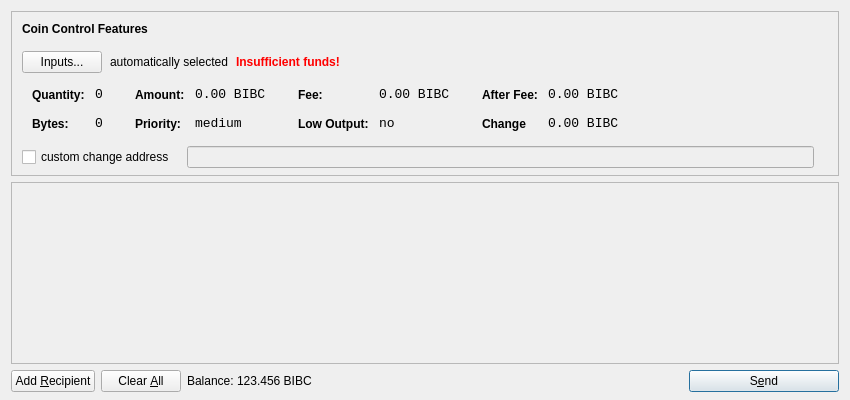
<?xml version="1.0" encoding="UTF-8"?>
<ui version="4.0">
 <class>SendCoinsDialog</class>
 <widget class="QDialog" name="SendCoinsDialog">
  <property name="geometry">
   <rect>
    <x>0</x>
    <y>0</y>
    <width>850</width>
    <height>400</height>
   </rect>
  </property>
  <property name="windowTitle">
   <string>Send Coins</string>
  </property>
  <layout class="QVBoxLayout" name="verticalLayout" stretch="0,1,0">
   <property name="bottomMargin">
    <number>8</number>
   </property>
   <item>
    <widget class="QFrame" name="frameCoinControl">
     <property name="sizePolicy">
      <sizepolicy hsizetype="Expanding" vsizetype="Expanding">
       <horstretch>0</horstretch>
       <verstretch>0</verstretch>
      </sizepolicy>
     </property>
     <property name="maximumSize">
      <size>
       <width>16777215</width>
       <height>16777215</height>
      </size>
     </property>
     <property name="frameShape">
      <enum>QFrame::StyledPanel</enum>
     </property>
     <property name="frameShadow">
      <enum>QFrame::Sunken</enum>
     </property>
     <layout class="QVBoxLayout" name="verticalLayoutCoinControl2">
      <property name="spacing">
       <number>-1</number>
      </property>
      <property name="leftMargin">
       <number>0</number>
      </property>
      <property name="topMargin">
       <number>0</number>
      </property>
      <property name="rightMargin">
       <number>0</number>
      </property>
      <property name="bottomMargin">
       <number>6</number>
      </property>
      <item>
       <layout class="QVBoxLayout" name="verticalLayoutCoinControl" stretch="0,0,0,0,1">
        <property name="spacing">
         <number>0</number>
        </property>
        <property name="leftMargin">
         <number>10</number>
        </property>
        <property name="topMargin">
         <number>10</number>
        </property>
        <item>
         <layout class="QHBoxLayout" name="horizontalLayoutCoinControl1">
          <property name="bottomMargin">
           <number>15</number>
          </property>
          <item>
           <widget class="QLabel" name="labelCoinControlFeatures">
            <property name="sizePolicy">
             <sizepolicy hsizetype="Preferred" vsizetype="Maximum">
              <horstretch>0</horstretch>
              <verstretch>0</verstretch>
             </sizepolicy>
            </property>
            <property name="font">
             <font>
              <weight>75</weight>
              <bold>true</bold>
             </font>
            </property>
            <property name="styleSheet">
             <string notr="true">font-weight:bold;</string>
            </property>
            <property name="text">
             <string>Coin Control Features</string>
            </property>
           </widget>
          </item>
         </layout>
        </item>
        <item>
         <layout class="QHBoxLayout" name="horizontalLayoutCoinControl2" stretch="0,0,0,0">
          <property name="spacing">
           <number>8</number>
          </property>
          <property name="bottomMargin">
           <number>10</number>
          </property>
          <item>
           <widget class="QPushButton" name="pushButtonCoinControl">
            <property name="styleSheet">
             <string notr="true"/>
            </property>
            <property name="text">
             <string>Inputs...</string>
            </property>
           </widget>
          </item>
          <item>
           <widget class="QLabel" name="labelCoinControlAutomaticallySelected">
            <property name="text">
             <string>automatically selected</string>
            </property>
            <property name="margin">
             <number>5</number>
            </property>
           </widget>
          </item>
          <item>
           <widget class="QLabel" name="labelCoinControlInsuffFunds">
            <property name="font">
             <font>
              <weight>75</weight>
              <bold>true</bold>
             </font>
            </property>
            <property name="styleSheet">
             <string notr="true">color:red;font-weight:bold;</string>
            </property>
            <property name="text">
             <string>Insufficient funds!</string>
            </property>
            <property name="margin">
             <number>5</number>
            </property>
           </widget>
          </item>
          <item>
           <spacer name="horizontalSpacerCoinControl">
            <property name="orientation">
             <enum>Qt::Horizontal</enum>
            </property>
            <property name="sizeHint" stdset="0">
             <size>
              <width>40</width>
              <height>1</height>
             </size>
            </property>
           </spacer>
          </item>
         </layout>
        </item>
        <item>
         <widget class="QWidget" name="widgetCoinControl" native="true">
          <property name="sizePolicy">
           <sizepolicy hsizetype="Preferred" vsizetype="Preferred">
            <horstretch>0</horstretch>
            <verstretch>0</verstretch>
           </sizepolicy>
          </property>
          <property name="minimumSize">
           <size>
            <width>0</width>
            <height>0</height>
           </size>
          </property>
          <property name="styleSheet">
           <string notr="true"/>
          </property>
          <layout class="QHBoxLayout" name="horizontalLayoutCoinControl5">
           <property name="margin">
            <number>0</number>
           </property>
           <item>
            <layout class="QHBoxLayout" name="horizontalLayoutCoinControl3" stretch="0,0,0,1">
             <property name="spacing">
              <number>20</number>
             </property>
             <property name="topMargin">
              <number>0</number>
             </property>
             <property name="bottomMargin">
              <number>10</number>
             </property>
             <item>
              <layout class="QFormLayout" name="formLayoutCoinControl1">
               <property name="horizontalSpacing">
                <number>10</number>
               </property>
               <property name="verticalSpacing">
                <number>14</number>
               </property>
               <property name="leftMargin">
                <number>10</number>
               </property>
               <property name="topMargin">
                <number>4</number>
               </property>
               <property name="rightMargin">
                <number>6</number>
               </property>
               <item row="0" column="0">
                <widget class="QLabel" name="labelCoinControlQuantityText">
                 <property name="styleSheet">
                  <string notr="true">font-weight:bold;</string>
                 </property>
                 <property name="text">
                  <string>Quantity:</string>
                 </property>
                 <property name="margin">
                  <number>0</number>
                 </property>
                </widget>
               </item>
               <item row="0" column="1">
                <widget class="QLabel" name="labelCoinControlQuantity">
                 <property name="font">
                  <font>
                   <family>Monospace</family>
                   <pointsize>10</pointsize>
                  </font>
                 </property>
                 <property name="cursor">
                  <cursorShape>IBeamCursor</cursorShape>
                 </property>
                 <property name="contextMenuPolicy">
                  <enum>Qt::ActionsContextMenu</enum>
                 </property>
                 <property name="text">
                  <string>0</string>
                 </property>
                 <property name="margin">
                  <number>0</number>
                 </property>
                 <property name="textInteractionFlags">
                  <set>Qt::LinksAccessibleByMouse|Qt::TextSelectableByKeyboard|Qt::TextSelectableByMouse</set>
                 </property>
                </widget>
               </item>
               <item row="1" column="0">
                <widget class="QLabel" name="labelCoinControlBytesText">
                 <property name="styleSheet">
                  <string notr="true">font-weight:bold;</string>
                 </property>
                 <property name="text">
                  <string>Bytes:</string>
                 </property>
                </widget>
               </item>
               <item row="1" column="1">
                <widget class="QLabel" name="labelCoinControlBytes">
                 <property name="font">
                  <font>
                   <family>Monospace</family>
                   <pointsize>10</pointsize>
                  </font>
                 </property>
                 <property name="cursor">
                  <cursorShape>IBeamCursor</cursorShape>
                 </property>
                 <property name="contextMenuPolicy">
                  <enum>Qt::ActionsContextMenu</enum>
                 </property>
                 <property name="text">
                  <string>0</string>
                 </property>
                 <property name="textInteractionFlags">
                  <set>Qt::LinksAccessibleByMouse|Qt::TextSelectableByKeyboard|Qt::TextSelectableByMouse</set>
                 </property>
                </widget>
               </item>
              </layout>
             </item>
             <item>
              <layout class="QFormLayout" name="formLayoutCoinControl2">
               <property name="horizontalSpacing">
                <number>10</number>
               </property>
               <property name="verticalSpacing">
                <number>14</number>
               </property>
               <property name="leftMargin">
                <number>6</number>
               </property>
               <property name="topMargin">
                <number>4</number>
               </property>
               <property name="rightMargin">
                <number>6</number>
               </property>
               <item row="0" column="0">
                <widget class="QLabel" name="labelCoinControlAmountText">
                 <property name="styleSheet">
                  <string notr="true">font-weight:bold;</string>
                 </property>
                 <property name="text">
                  <string>Amount:</string>
                 </property>
                 <property name="margin">
                  <number>0</number>
                 </property>
                </widget>
               </item>
               <item row="0" column="1">
                <widget class="QLabel" name="labelCoinControlAmount">
                 <property name="font">
                  <font>
                   <family>Monospace</family>
                   <pointsize>10</pointsize>
                  </font>
                 </property>
                 <property name="cursor">
                  <cursorShape>IBeamCursor</cursorShape>
                 </property>
                 <property name="contextMenuPolicy">
                  <enum>Qt::ActionsContextMenu</enum>
                 </property>
                 <property name="text">
                  <string>0.00 BIBC</string>
                 </property>
                 <property name="textInteractionFlags">
                  <set>Qt::LinksAccessibleByMouse|Qt::TextSelectableByKeyboard|Qt::TextSelectableByMouse</set>
                 </property>
                </widget>
               </item>
               <item row="1" column="0">
                <widget class="QLabel" name="labelCoinControlPriorityText">
                 <property name="styleSheet">
                  <string notr="true">font-weight:bold;</string>
                 </property>
                 <property name="text">
                  <string>Priority:</string>
                 </property>
                </widget>
               </item>
               <item row="1" column="1">
                <widget class="QLabel" name="labelCoinControlPriority">
                 <property name="font">
                  <font>
                   <family>Monospace</family>
                   <pointsize>10</pointsize>
                  </font>
                 </property>
                 <property name="cursor">
                  <cursorShape>IBeamCursor</cursorShape>
                 </property>
                 <property name="contextMenuPolicy">
                  <enum>Qt::ActionsContextMenu</enum>
                 </property>
                 <property name="text">
                  <string>medium</string>
                 </property>
                 <property name="textInteractionFlags">
                  <set>Qt::LinksAccessibleByMouse|Qt::TextSelectableByKeyboard|Qt::TextSelectableByMouse</set>
                 </property>
                </widget>
               </item>
              </layout>
             </item>
             <item>
              <layout class="QFormLayout" name="formLayoutCoinControl3">
               <property name="horizontalSpacing">
                <number>10</number>
               </property>
               <property name="verticalSpacing">
                <number>14</number>
               </property>
               <property name="leftMargin">
                <number>6</number>
               </property>
               <property name="topMargin">
                <number>4</number>
               </property>
               <property name="rightMargin">
                <number>6</number>
               </property>
               <item row="0" column="0">
                <widget class="QLabel" name="labelCoinControlFeeText">
                 <property name="styleSheet">
                  <string notr="true">font-weight:bold;</string>
                 </property>
                 <property name="text">
                  <string>Fee:</string>
                 </property>
                 <property name="margin">
                  <number>0</number>
                 </property>
                </widget>
               </item>
               <item row="0" column="1">
                <widget class="QLabel" name="labelCoinControlFee">
                 <property name="font">
                  <font>
                   <family>Monospace</family>
                   <pointsize>10</pointsize>
                  </font>
                 </property>
                 <property name="cursor">
                  <cursorShape>IBeamCursor</cursorShape>
                 </property>
                 <property name="contextMenuPolicy">
                  <enum>Qt::ActionsContextMenu</enum>
                 </property>
                 <property name="text">
                  <string>0.00 BIBC</string>
                 </property>
                 <property name="textInteractionFlags">
                  <set>Qt::LinksAccessibleByMouse|Qt::TextSelectableByKeyboard|Qt::TextSelectableByMouse</set>
                 </property>
                </widget>
               </item>
               <item row="1" column="0">
                <widget class="QLabel" name="labelCoinControlLowOutputText">
                 <property name="styleSheet">
                  <string notr="true">font-weight:bold;</string>
                 </property>
                 <property name="text">
                  <string>Low Output:</string>
                 </property>
                </widget>
               </item>
               <item row="1" column="1">
                <widget class="QLabel" name="labelCoinControlLowOutput">
                 <property name="font">
                  <font>
                   <family>Monospace</family>
                   <pointsize>10</pointsize>
                  </font>
                 </property>
                 <property name="cursor">
                  <cursorShape>IBeamCursor</cursorShape>
                 </property>
                 <property name="contextMenuPolicy">
                  <enum>Qt::ActionsContextMenu</enum>
                 </property>
                 <property name="text">
                  <string>no</string>
                 </property>
                 <property name="textInteractionFlags">
                  <set>Qt::LinksAccessibleByMouse|Qt::TextSelectableByKeyboard|Qt::TextSelectableByMouse</set>
                 </property>
                </widget>
               </item>
              </layout>
             </item>
             <item>
              <layout class="QFormLayout" name="formLayoutCoinControl4">
               <property name="horizontalSpacing">
                <number>10</number>
               </property>
               <property name="verticalSpacing">
                <number>14</number>
               </property>
               <property name="leftMargin">
                <number>6</number>
               </property>
               <property name="topMargin">
                <number>4</number>
               </property>
               <property name="rightMargin">
                <number>6</number>
               </property>
               <item row="0" column="0">
                <widget class="QLabel" name="labelCoinControlAfterFeeText">
                 <property name="styleSheet">
                  <string notr="true">font-weight:bold;</string>
                 </property>
                 <property name="text">
                  <string>After Fee:</string>
                 </property>
                 <property name="margin">
                  <number>0</number>
                 </property>
                </widget>
               </item>
               <item row="0" column="1">
                <widget class="QLabel" name="labelCoinControlAfterFee">
                 <property name="font">
                  <font>
                   <family>Monospace</family>
                   <pointsize>10</pointsize>
                  </font>
                 </property>
                 <property name="cursor">
                  <cursorShape>IBeamCursor</cursorShape>
                 </property>
                 <property name="contextMenuPolicy">
                  <enum>Qt::ActionsContextMenu</enum>
                 </property>
                 <property name="text">
                  <string>0.00 BIBC</string>
                 </property>
                 <property name="textInteractionFlags">
                  <set>Qt::LinksAccessibleByMouse|Qt::TextSelectableByKeyboard|Qt::TextSelectableByMouse</set>
                 </property>
                </widget>
               </item>
               <item row="1" column="0">
                <widget class="QLabel" name="labelCoinControlChangeText">
                 <property name="styleSheet">
                  <string notr="true">font-weight:bold;</string>
                 </property>
                 <property name="text">
                  <string>Change</string>
                 </property>
                </widget>
               </item>
               <item row="1" column="1">
                <widget class="QLabel" name="labelCoinControlChange">
                 <property name="font">
                  <font>
                   <family>Monospace</family>
                   <pointsize>10</pointsize>
                  </font>
                 </property>
                 <property name="cursor">
                  <cursorShape>IBeamCursor</cursorShape>
                 </property>
                 <property name="contextMenuPolicy">
                  <enum>Qt::ActionsContextMenu</enum>
                 </property>
                 <property name="text">
                  <string>0.00 BIBC</string>
                 </property>
                 <property name="textInteractionFlags">
                  <set>Qt::LinksAccessibleByMouse|Qt::TextSelectableByKeyboard|Qt::TextSelectableByMouse</set>
                 </property>
                </widget>
               </item>
              </layout>
             </item>
            </layout>
           </item>
          </layout>
         </widget>
        </item>
        <item>
         <layout class="QHBoxLayout" name="horizontalLayoutCoinControl4" stretch="0,0,0">
          <property name="spacing">
           <number>12</number>
          </property>
          <property name="sizeConstraint">
           <enum>QLayout::SetDefaultConstraint</enum>
          </property>
          <property name="topMargin">
           <number>5</number>
          </property>
          <property name="rightMargin">
           <number>5</number>
          </property>
          <item>
           <widget class="QCheckBox" name="checkBoxCoinControlChange">
            <property name="text">
             <string>custom change address</string>
            </property>
           </widget>
          </item>
          <item>
           <widget class="QLineEdit" name="lineEditCoinControlChange">
            <property name="enabled">
             <bool>false</bool>
            </property>
            <property name="sizePolicy">
             <sizepolicy hsizetype="Expanding" vsizetype="Fixed">
              <horstretch>0</horstretch>
              <verstretch>0</verstretch>
             </sizepolicy>
            </property>
           </widget>
          </item>
          <item>
           <widget class="QLabel" name="labelCoinControlChangeLabel">
            <property name="sizePolicy">
             <sizepolicy hsizetype="Preferred" vsizetype="Expanding">
              <horstretch>0</horstretch>
              <verstretch>0</verstretch>
             </sizepolicy>
            </property>
            <property name="minimumSize">
             <size>
              <width>0</width>
              <height>0</height>
             </size>
            </property>
            <property name="text">
             <string/>
            </property>
            <property name="margin">
             <number>3</number>
            </property>
           </widget>
          </item>
         </layout>
        </item>
        <item>
         <spacer name="verticalSpacerCoinControl">
          <property name="orientation">
           <enum>Qt::Vertical</enum>
          </property>
          <property name="sizeHint" stdset="0">
           <size>
            <width>800</width>
            <height>1</height>
           </size>
          </property>
         </spacer>
        </item>
       </layout>
      </item>
     </layout>
    </widget>
   </item>
   <item>
    <widget class="QScrollArea" name="scrollArea">
     <property name="widgetResizable">
      <bool>true</bool>
     </property>
     <widget class="QWidget" name="scrollAreaWidgetContents">
      <property name="geometry">
       <rect>
        <x>0</x>
        <y>0</y>
        <width>830</width>
        <height>165</height>
       </rect>
      </property>
      <layout class="QVBoxLayout" name="verticalLayout_2">
       <property name="margin">
        <number>0</number>
       </property>
       <item>
        <layout class="QVBoxLayout" name="entries">
         <property name="spacing">
          <number>6</number>
         </property>
        </layout>
       </item>
       <item>
        <spacer name="verticalSpacer">
         <property name="orientation">
          <enum>Qt::Vertical</enum>
         </property>
         <property name="sizeHint" stdset="0">
          <size>
           <width>20</width>
           <height>40</height>
          </size>
         </property>
        </spacer>
       </item>
      </layout>
     </widget>
    </widget>
   </item>
   <item>
    <layout class="QHBoxLayout" name="horizontalLayout">
     <item>
      <widget class="QPushButton" name="addButton">
       <property name="toolTip">
        <string>Send to multiple recipients at once</string>
       </property>
       <property name="text">
        <string>Add &amp;Recipient</string>
       </property>
       <property name="icon">
        <iconset resource="../bitcoin.qrc">
         <normaloff>:/icons/add</normaloff>:/icons/add</iconset>
       </property>
       <property name="autoDefault">
        <bool>false</bool>
       </property>
      </widget>
     </item>
     <item>
      <widget class="QPushButton" name="clearButton">
       <property name="sizePolicy">
        <sizepolicy hsizetype="Minimum" vsizetype="Fixed">
         <horstretch>0</horstretch>
         <verstretch>0</verstretch>
        </sizepolicy>
       </property>
       <property name="toolTip">
        <string>Remove all transaction fields</string>
       </property>
       <property name="text">
        <string>Clear &amp;All</string>
       </property>
       <property name="icon">
        <iconset resource="../bitcoin.qrc">
         <normaloff>:/icons/remove</normaloff>:/icons/remove</iconset>
       </property>
       <property name="autoRepeatDelay">
        <number>300</number>
       </property>
       <property name="autoDefault">
        <bool>false</bool>
       </property>
      </widget>
     </item>
     <item>
      <layout class="QHBoxLayout" name="horizontalLayout_2">
       <property name="spacing">
        <number>3</number>
       </property>
       <item>
        <widget class="QLabel" name="label">
         <property name="sizePolicy">
          <sizepolicy hsizetype="Preferred" vsizetype="Fixed">
           <horstretch>0</horstretch>
           <verstretch>0</verstretch>
          </sizepolicy>
         </property>
         <property name="text">
          <string>Balance:</string>
         </property>
        </widget>
       </item>
       <item>
        <widget class="QLabel" name="labelBalance">
         <property name="sizePolicy">
          <sizepolicy hsizetype="Preferred" vsizetype="Fixed">
           <horstretch>0</horstretch>
           <verstretch>0</verstretch>
          </sizepolicy>
         </property>
         <property name="cursor">
          <cursorShape>IBeamCursor</cursorShape>
         </property>
         <property name="text">
          <string>123.456 BIBC</string>
         </property>
         <property name="textInteractionFlags">
          <set>Qt::LinksAccessibleByMouse|Qt::TextSelectableByKeyboard|Qt::TextSelectableByMouse</set>
         </property>
        </widget>
       </item>
      </layout>
     </item>
     <item>
      <spacer name="horizontalSpacer">
       <property name="orientation">
        <enum>Qt::Horizontal</enum>
       </property>
       <property name="sizeHint" stdset="0">
        <size>
         <width>40</width>
         <height>20</height>
        </size>
       </property>
      </spacer>
     </item>
     <item>
      <widget class="QPushButton" name="sendButton">
       <property name="minimumSize">
        <size>
         <width>150</width>
         <height>0</height>
        </size>
       </property>
       <property name="toolTip">
        <string>Confirm the send action</string>
       </property>
       <property name="text">
        <string>S&amp;end</string>
       </property>
       <property name="icon">
        <iconset resource="../bitcoin.qrc">
         <normaloff>:/icons/send</normaloff>:/icons/send</iconset>
       </property>
       <property name="default">
        <bool>true</bool>
       </property>
      </widget>
     </item>
    </layout>
   </item>
  </layout>
 </widget>
 <resources>
  <include location="../bitcoin.qrc"/>
 </resources>
 <connections/>
</ui>
